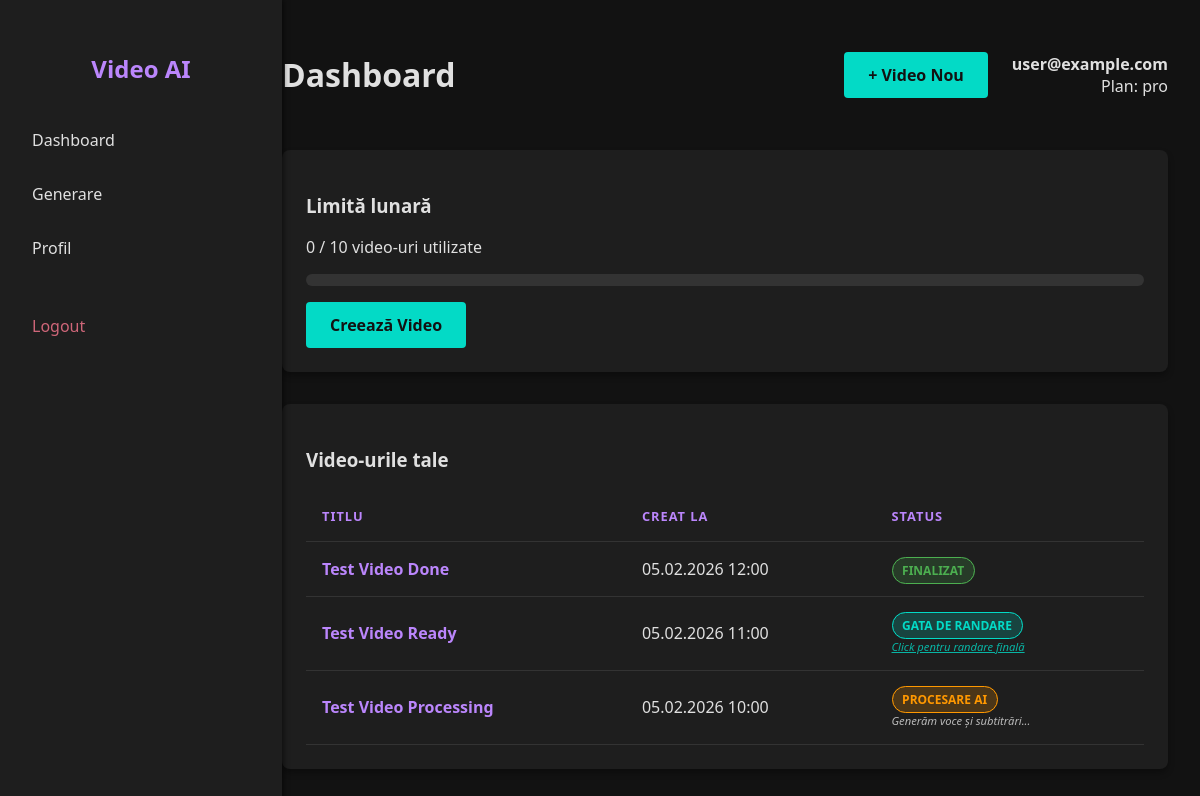
Page /public/dashboard.php (signed in) on the committed database.
### tables this page shows
CREATE TABLE users (id INTEGER PRIMARY KEY AUTOINCREMENT, email TEXT UNIQUE, password_hash TEXT, plan TEXT DEFAULT 'Free', monthly_limit INTEGER DEFAULT 3, videos_used INTEGER DEFAULT 0);

CREATE TABLE videos (id INTEGER PRIMARY KEY AUTOINCREMENT, user_id INTEGER, title TEXT, status TEXT, created_at DATETIME DEFAULT CURRENT_TIMESTAMP, script TEXT, description TEXT, tags TEXT, image1 TEXT, image2 TEXT, image3 TEXT, voiceover_path TEXT, video_path TEXT, video_type TEXT, segments_json TEXT, subtitle_color TEXT, assets_json TEXT);

### public/dashboard.php (the view, shortened to what this page needs)
<?php
require_once __DIR__ . '/../config/database.php';
$user_id = $_SESSION['user_id'];
$stmt = $pdo->prepare("SELECT email, plan, monthly_limit, videos_used FROM users WHERE id = ?");
$stmt->execute([$user_id]);
$user = $stmt->fetch();
$stmt = $pdo->prepare("SELECT * FROM videos WHERE user_id = ? ORDER BY created_at DESC");
$stmt->execute([$user_id]);
$videos = $stmt->fetchAll();
$limit_reached = ($user['videos_used'] >= $user['monthly_limit']);
?>
<!DOCTYPE html>
<html lang="ro">
<head>
</head>
<body>
    <?php include __DIR__ . '/../views/header.php'; ?>
    <div class="main-content">
        <div class="header">
            <h1>Dashboard</h1>
            <div style="display: flex; align-items: center; gap: 1.5rem;">
                <?php if (!$limit_reached): ?>
                    <a href="generate.php" class="btn-create btn-green">+ Video Nou</a>
                <?php endif; ?>
                <div class="user-info">
                    <strong><?php echo htmlspecialchars($user['email']); ?></strong><br>
                    <span>Plan: <?php echo htmlspecialchars($user['plan']); ?></span>
                </div>
            </div>
        </div>
        <div class="card">
            <h3>Limită lunară</h3>
            <p><?php echo $user['videos_used']; ?> / <?php echo $user['monthly_limit']; ?> video-uri utilizate</p>
            <div class="progress-container">
            </div>
            <?php if ($limit_reached): ?>
                <a href="#" class="btn-create btn-disabled">Creează Video</a>
                <span class="upgrade-msg">Ai atins limita. Upgrade Plan pentru a continua.</span>
            <?php else: ?>
                <a href="generate.php" class="btn-create btn-green">Creează Video</a>
            <?php endif; ?>
        </div>
        <div class="card">
            <h3>Video-urile tale</h3>
            <?php if (empty($videos)): ?>
                <div class="empty-msg">Nu ai niciun video încă.</div>
            <?php else: ?>
                <table>
                    <thead>
                        <tr>
                            <th>Titlu</th>
                            <th>Creat la</th>
                            <th>Status</th>
                        </tr>
                    </thead>
                    <tbody>
                        <?php foreach ($videos as $video): ?>
                            <tr>
                                <td>
                                    <?php if ($video['status'] === 'draft'): ?>
                                        <a href="edit_draft.php?id=<?php echo $video['id']; ?>" style="color: #bb86fc; text-decoration: none;"><strong><?php echo htmlspecialchars($video['title']); ?></strong></a>
                                    <?php else: ?>
                                        <a href="view.php?id=<?php echo $video['id']; ?>" style="color: #bb86fc; text-decoration: none;"><strong><?php echo htmlspecialchars($video['title']); ?></strong></a>
                                    <?php endif; ?>
                                </td>
                                <td><?php echo date('d.m.Y H:i', strtotime($video['created_at'])); ?></td>
                                <td>
                                    <?php if ($video['status'] === 'draft'): ?>
                                        <span class="status-badge status-draft">Draft</span>
                                    <?php elseif ($video['status'] === 'processing'): ?>
                                        <span class="status-badge status-processing">Procesare AI</span>
                                        <span class="ai-working">Generăm voce și subtitrări...</span>
                                    <?php elseif ($video['status'] === 'ready_for_render'): ?>
                                        <span class="status-badge status-ready_for_render">Gata de Randare</span>
                                        <a href="render.php?id=<?php echo $video['id']; ?>" class="ai-working" style="color: #03dac6; text-decoration: underline;">Click pentru randare finală</a>
                                    <?php elseif ($video['status'] === 'done'): ?>
                                        <span class="status-badge status-done">Finalizat</span>
                                    <?php else: ?>
                                        <span class="status-badge"><?php echo htmlspecialchars($video['status']); ?></span>
                                    <?php endif; ?>
                                </td>
                            </tr>
                        <?php endforeach; ?>
                    </tbody>
                </table>
            <?php endif; ?>
        </div>
    </div>
</body>
</html>

### views/header.php (shortened to what this page needs)
<div class="sidebar">
    <h2>Video AI</h2>
    <a href="dashboard.php" class="nav-link">Dashboard</a>
    <a href="generate.php" class="nav-link">Generare</a>
    <a href="profile.php" class="nav-link">Profil</a>
    <a href="logout.php" class="nav-link logout-link">Logout</a>
</div>

### public/dashboard.php (style rules this page uses)
body { background-color: #121212; color: #e0e0e0; font-family: 'Segoe UI', Tahoma, Geneva, Verdana, sans-serif; margin: 0; display: flex; }
.main-content { margin-left: 250px; padding: 2rem; width: 100%; }
.header { display: flex; justify-content: space-between; align-items: center; margin-bottom: 2rem; }
.user-info { text-align: right; }
.btn-create { display: inline-block; padding: 0.75rem 1.5rem; border-radius: 4px; text-decoration: none; font-weight: bold; transition: opacity 0.3s; }
.btn-green { background-color: #03dac6; color: #121212; }
.card { background-color: #1e1e1e; padding: 1.5rem; border-radius: 8px; margin-bottom: 2rem; box-shadow: 0 4px 6px rgba(0,0,0,0.3); }
.progress-container { background-color: #333; border-radius: 10px; height: 12px; width: 100%; margin: 1rem 0; overflow: hidden; }
table { width: 100%; border-collapse: collapse; margin-top: 1rem; }
th, td { text-align: left; padding: 1rem; border-bottom: 1px solid #333; }
th { color: #bb86fc; text-transform: uppercase; font-size: 0.8rem; letter-spacing: 1px; }
.status-badge { padding: 0.25rem 0.6rem; border-radius: 20px; font-size: 0.75rem; font-weight: bold; text-transform: uppercase; }
.status-pending_production, .status-ready_for_render { background-color: rgba(3, 218, 198, 0.2); color: #03dac6; border: 1px solid #03dac6; }
.status-pending, .status-processing { background-color: rgba(255, 152, 0, 0.2); color: #ff9800; border: 1px solid #ff9800; }
.status-done { background-color: rgba(76, 175, 80, 0.2); color: #4caf50; border: 1px solid #4caf50; }
.ai-working { display: block; font-size: 0.7rem; margin-top: 4px; font-style: italic; opacity: 0.8; }

### views/header.php (style rules this page uses)
.sidebar { width: 250px; background-color: #1e1e1e; height: 100vh; position: fixed; padding: 2rem 1rem; box-shadow: 2px 0 5px rgba(0,0,0,0.5); }
.sidebar h2 { color: #bb86fc; margin-bottom: 2rem; text-align: center; }
.nav-link { display: block; padding: 0.75rem 1rem; color: #e0e0e0; text-decoration: none; border-radius: 4px; margin-bottom: 0.5rem; transition: background 0.3s; }
.logout-link { color: #cf6679; margin-top: 2rem; }

### rows in the picture
users: email "user@example.com", plan "pro", videos_used "0", monthly_limit "10"
videos: title "Test Video Done", created_at "05.02.2026 12:00", status "FINALIZAT"
videos: title "Test Video Ready", created_at "05.02.2026 11:00"
videos: title "Test Video Processing", created_at "05.02.2026 10:00", status "PROCESARE AI"
